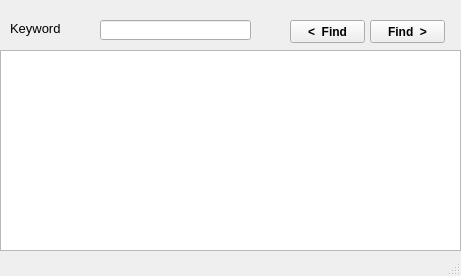
<?xml version="1.0" encoding="UTF-8"?>
<ui version="4.0">
 <class>Finder</class>
 <widget class="QMainWindow" name="Finder">
  <property name="geometry">
   <rect>
    <x>0</x>
    <y>0</y>
    <width>461</width>
    <height>276</height>
   </rect>
  </property>
  <property name="windowTitle">
   <string>Text Finder</string>
  </property>
  <property name="windowIcon">
   <iconset resource="Resources.qrc">
    <normaloff>:/rec/icons/find.png</normaloff>:/rec/icons/find.png</iconset>
  </property>
  <widget class="QWidget" name="centralwidget">
   <widget class="QTextEdit" name="textEdit">
    <property name="geometry">
     <rect>
      <x>0</x>
      <y>50</y>
      <width>461</width>
      <height>201</height>
     </rect>
    </property>
   </widget>
   <widget class="QLineEdit" name="lineEdit">
    <property name="geometry">
     <rect>
      <x>100</x>
      <y>20</y>
      <width>151</width>
      <height>20</height>
     </rect>
    </property>
   </widget>
   <widget class="QLabel" name="label">
    <property name="geometry">
     <rect>
      <x>10</x>
      <y>20</y>
      <width>71</width>
      <height>16</height>
     </rect>
    </property>
    <property name="font">
     <font>
      <family>Arial</family>
      <pointsize>10</pointsize>
      <weight>50</weight>
      <bold>false</bold>
     </font>
    </property>
    <property name="text">
     <string>Keyword</string>
    </property>
   </widget>
   <widget class="QPushButton" name="pushButton">
    <property name="geometry">
     <rect>
      <x>290</x>
      <y>20</y>
      <width>75</width>
      <height>23</height>
     </rect>
    </property>
    <property name="font">
     <font>
      <family>Arial</family>
      <weight>75</weight>
      <bold>true</bold>
     </font>
    </property>
    <property name="text">
     <string>&lt;  Find</string>
    </property>
   </widget>
   <widget class="QPushButton" name="pushButton_2">
    <property name="geometry">
     <rect>
      <x>370</x>
      <y>20</y>
      <width>75</width>
      <height>23</height>
     </rect>
    </property>
    <property name="font">
     <font>
      <family>Arial</family>
      <weight>75</weight>
      <bold>true</bold>
     </font>
    </property>
    <property name="text">
     <string>Find  &gt;</string>
    </property>
   </widget>
  </widget>
  <widget class="QMenuBar" name="menubar">
   <property name="geometry">
    <rect>
     <x>0</x>
     <y>0</y>
     <width>461</width>
     <height>21</height>
    </rect>
   </property>
  </widget>
  <widget class="QStatusBar" name="statusbar"/>
 </widget>
 <resources>
  <include location="Resources.qrc"/>
 </resources>
 <connections/>
</ui>
